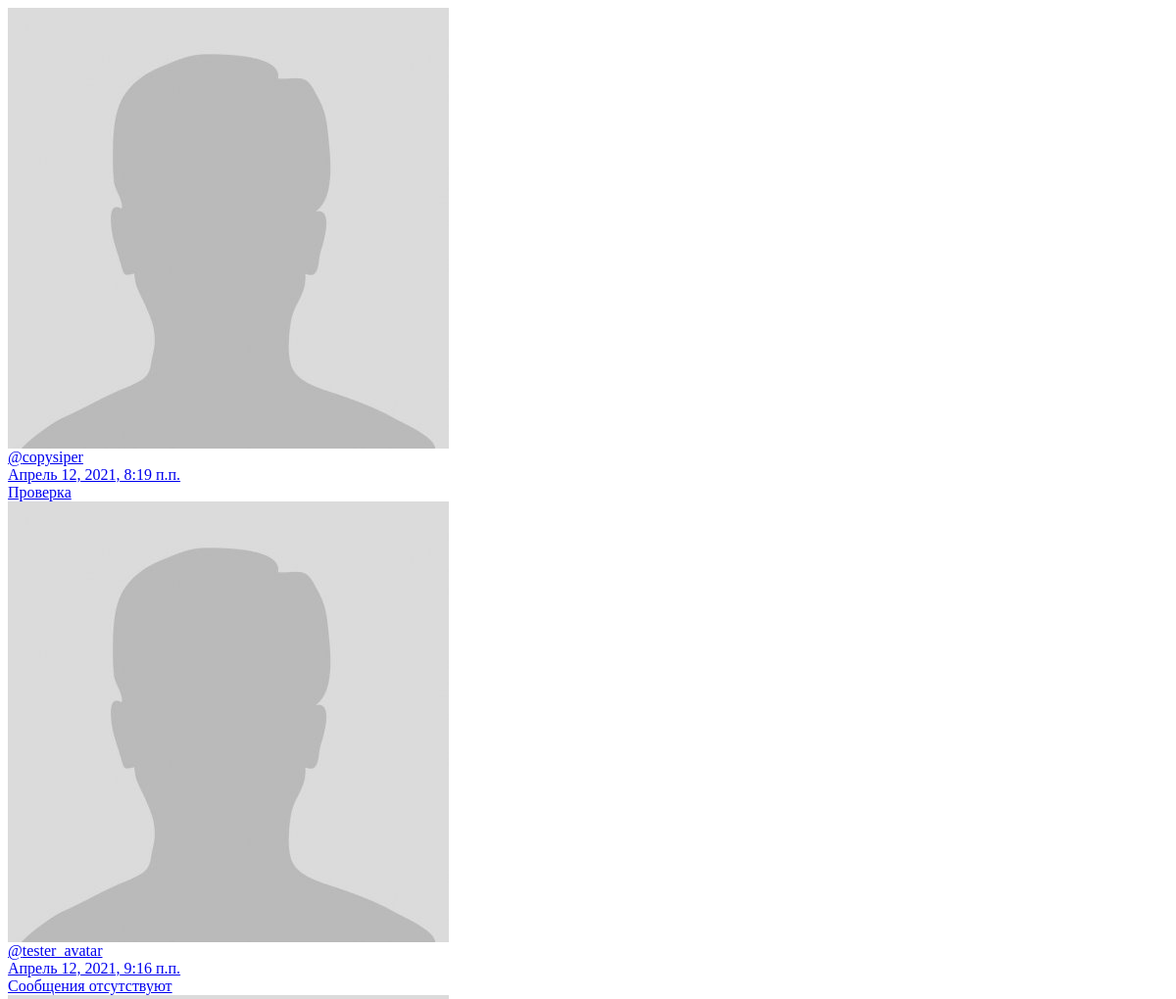
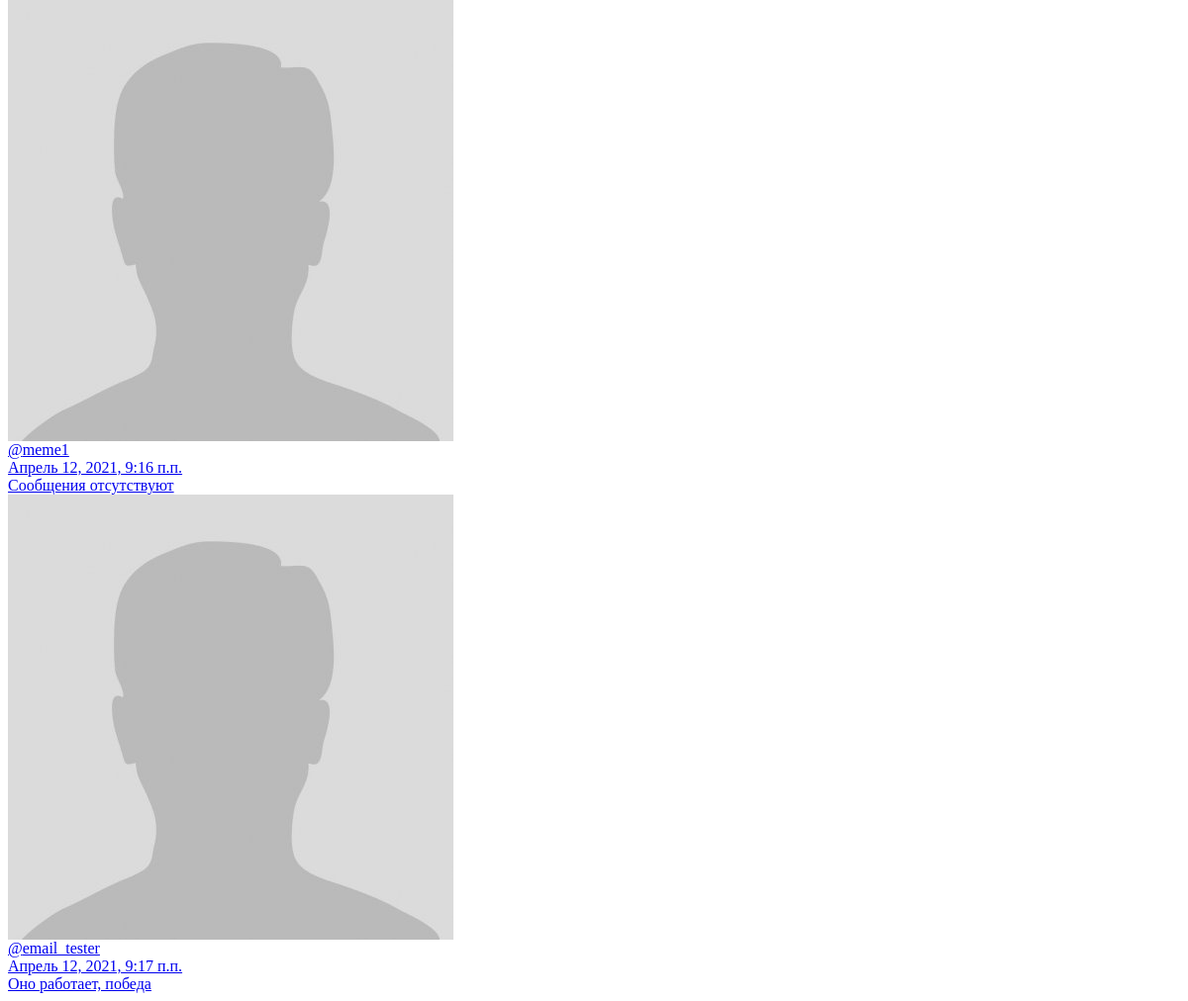
The app's page /conversations/base_list (signed in), older data (2 pictures, top to bottom).
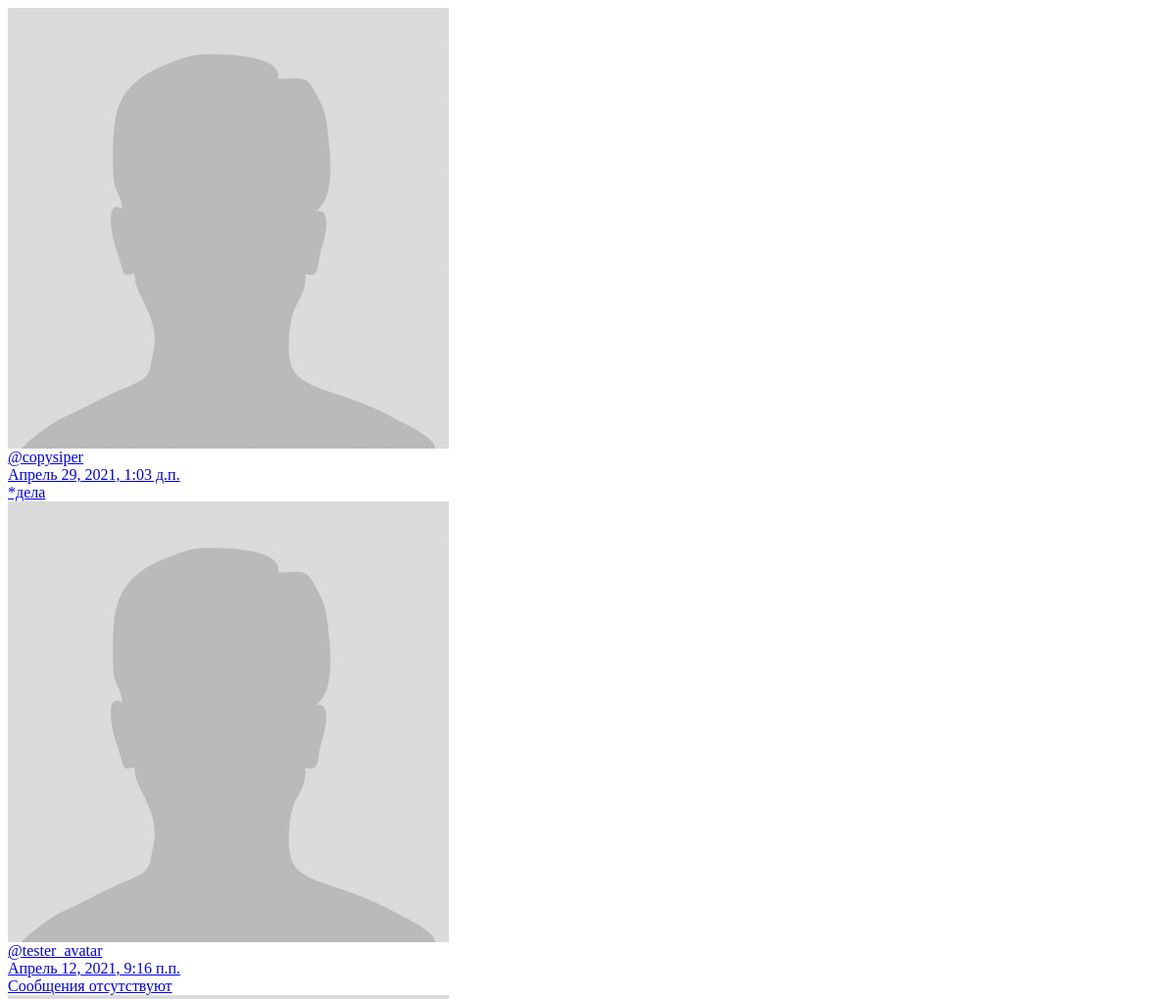
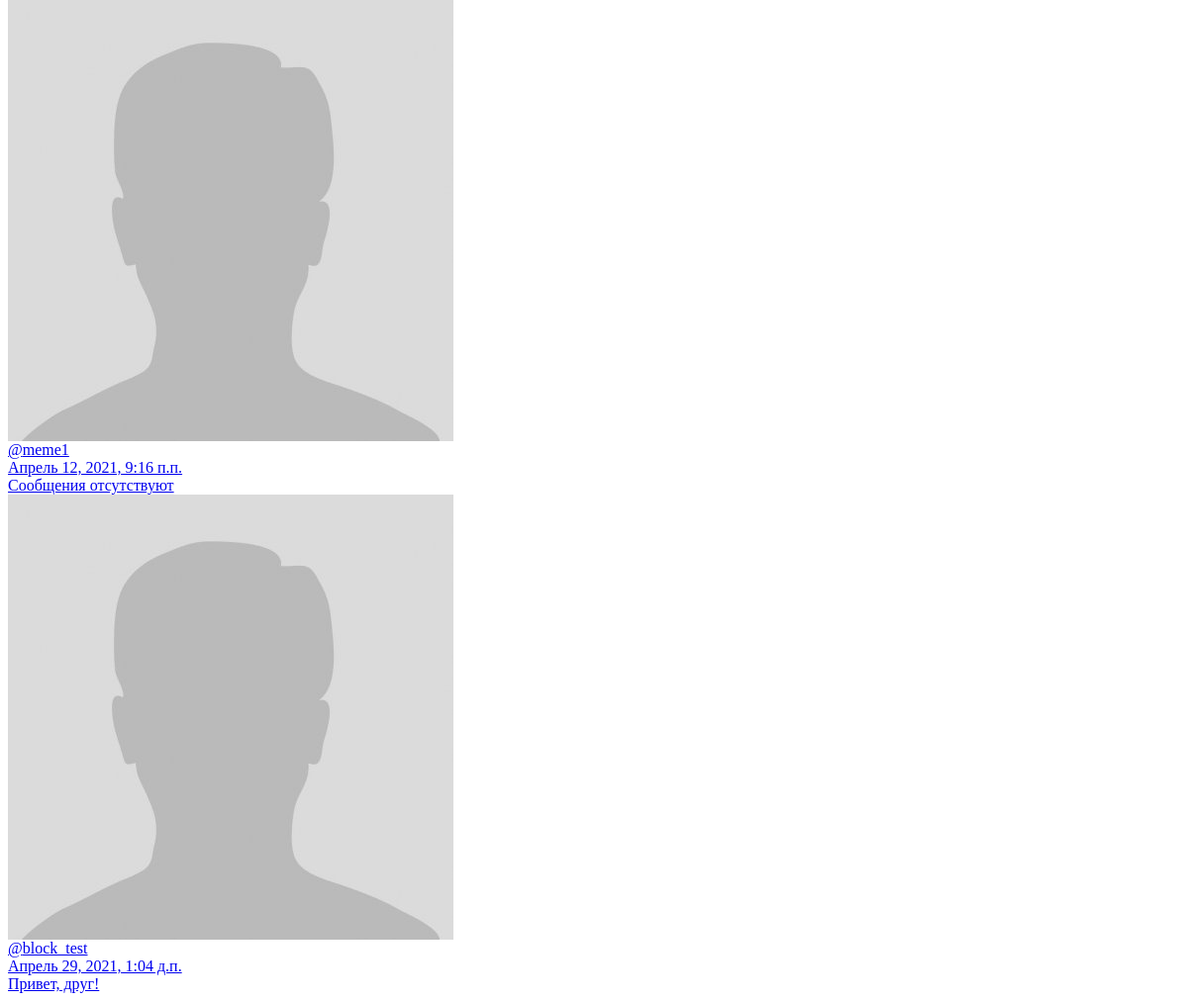
The same page, newer data (2 pictures, top to bottom).
### personal_messages/models.py (models this page shows, shortened)
class Dialog(models.Model):
    owner = models.ForeignKey(User, on_delete=models.CASCADE, related_name='conversation_owners')
    user = models.ForeignKey(User, on_delete=models.CASCADE, related_name='conversation_users')
    messages = models.ManyToManyField(DialogMessage)
    last_view = models.DateTimeField(default=datetime.datetime.now)
    last_interact = models.DateTimeField(default=datetime.datetime.now)
    def __str__(self):
        return "Conversation between " + str(self.owner) + " and " + str(self.user)
    def get_last_message(self):
        if self.is_empty():
            return "Сообщения отсутствуют"
        return self.messages.all().latest('date_time')
    def is_empty(self):
        return len(self.messages.all()) == 0

class DialogMessage(models.Model):
    user = models.ForeignKey(User, on_delete=models.CASCADE)
    text = models.TextField()
    date_time = models.DateTimeField()

### personal_messages/views.py (the view)
# urls.py: path('base_list', views.DialogsListBase.as_view(), name='base_list'),
class DialogsListBase(View):
    def get(self, request):
        context = dict()
        context['current_app_name'] = "personal_messages"
        if request.user.is_authenticated:
            dialog_list = request.user.dialog_list.dialogs.all()
            unread_messages = []
            for dialog in dialog_list:
                unread_messages.append(dialog.messages.filter(date_time__gt=dialog.last_view).count())
            context['dialogs'] = list(zip(dialog_list, unread_messages))
            print(context['dialogs'])
            return render(request, 'personal_messages/aero/dialog_list_base.html', context)
        else:
            return HttpResponseRedirect('/auth/login')

### UserProfile/models.py (called while the page is built)
    def get_avatar_url(self):
        if self.avatar is None or str(self.avatar) == "/static/profile.jpg":
            return "/static/aero/profile/img/avatar.jpg"
        return "/media/"+str(self.avatar)

### personal_messages/templates/personal_messages/aero/dialog_list_base.html (shortened to what this page needs)
{% for dialog in dialogs %}
<div class="message-row">
    <div class="message-avatar">
        <a class="message-avatar-link" href="/profile/{{dialog.0.user}}">
            <img src="{{ dialog.0.user.profile.get_avatar_url }}" \>
        </a>
    </div>
    <a class="message-info" href="/conversations/user/{{ dialog.0.user.id }}">
        <div class="message-info-upper">
            <div class="message-info-author">@{{ dialog.0.user }}</div>
            <div class="message-info-date">{{ dialog.0.last_interact }}</div>
        </div>
        <div class="message-info-lower">
            <div class="message-info-text">
                {% if dialog.0.is_empty %}
                Сообщения отсутствуют
                {% else %}
                {{ dialog.0.get_last_message.text|truncatechars:100 }}
                {% endif %}
            </div>
        </div>
    </a>
</div>
{% endfor %}

Row changes from the older to the newer data that the page shows:
removed Dialog: user.username "email_tester", last_interact "Апрель 12, 2021, 9:17 п.п.", id.text "Оно работает, победа"
changed Dialog "copysiper": last_interact "Апрель 12, 2021, 8:19 п.п." → "Апрель 29, 2021, 1:03 д.п."; id.text "Проверка" → "*дела"
added Dialog: user.username "block_test", last_interact "Апрель 29, 2021, 1:04 д.п.", id.text "Привет, друг!"
